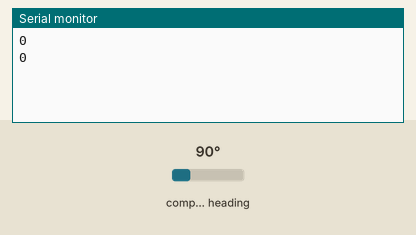
The sketch below on a simulated Arduino Uno, built with avr-gcc and run on an emulated ATmega328P. On the bench: the last lines printed to the serial monitor. Wiring (inferred from the names in the program): HMC5883L compass at I2C address 0x1E. The test bench sets the inputs (shaded band); at power-on: compass heading 90°.

Above: at 1.8 s.
1.9 s: compass heading set to 7°
At 2.4 s:
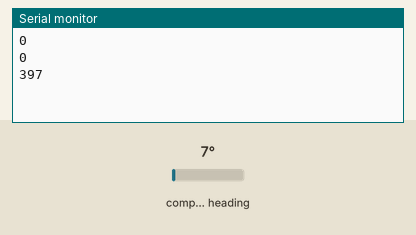
3.4 s: compass heading set to 180°
At 4.8 s:
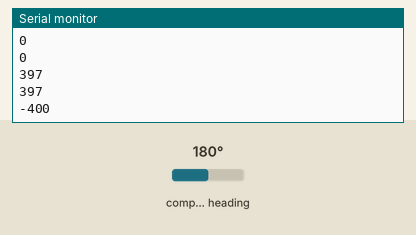
Timing chart, 0 to 6.4 s (numbered marks = the images above; inputs shaded):
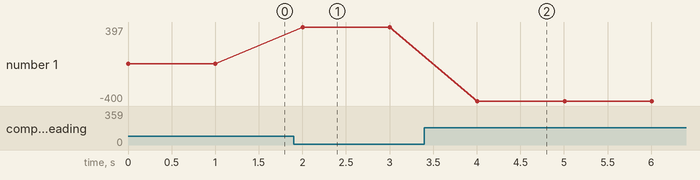

Measured:
- after the input at 1.9 s, the serial monitor: prints a new line after 0.10 s (image 1)
- after the input at 3.4 s, the serial monitor: prints a new line after 0.61 s (image 2)
- plotted number 1: 0 → 397 after the input at 1.9 s, 397 → -400 after the input at 3.4 s

The sketch:

simple_HMC5883.ino
```cpp
#include <Wire.h> //I2C Arduino Library

#define addr 0x1E //I2C Address for The HMC5883

void setup(){

  Serial.begin(9600);
  Wire.begin();


  Wire.beginTransmission(addr); //start talking
  Wire.write(0x02); // Set the Register
  Wire.write(0x00); // Tell the HMC5883 to Continuously Measure
  Wire.endTransmission();
}


void loop(){

  int x,y,z; //triple axis data

  //Tell the HMC what regist to begin writing data into
  Wire.beginTransmission(addr);
  Wire.write(0x03); //start with register 3.
  Wire.endTransmission();


 //Read the data.. 2 bytes for each axis.. 6 total bytes
  Wire.requestFrom(addr, 6);
  if(6<=Wire.available()){
    x = Wire.read()<<8; //MSB  x
    x |= Wire.read(); //LSB  x
    z = Wire.read()<<8; //MSB  z
    z |= Wire.read(); //LSB z
    y = Wire.read()<<8; //MSB y
    y |= Wire.read(); //LSB y
  }

  // Show Values
  Serial.print(x);
//  Serial.print(",");
//  Serial.print(y);
//  Serial.print(",");
//  Serial.print(z);
  Serial.println();

  delay(1000);
}
```
